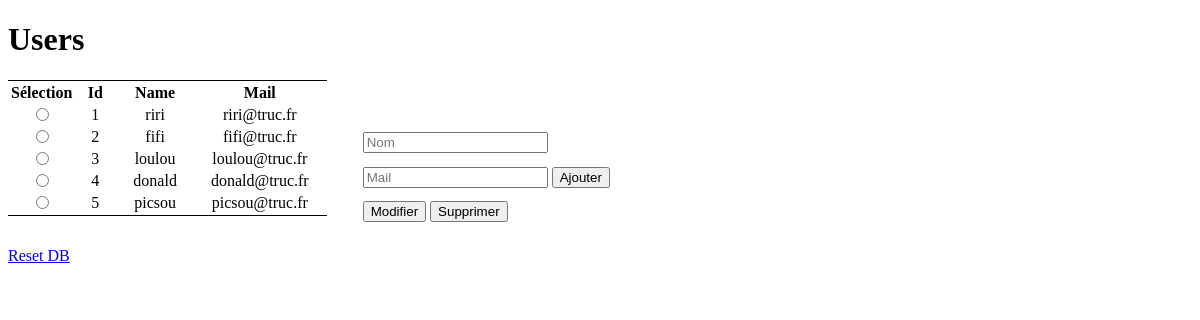
Page /TP4-REST/users.php on the committed database.
### tables this page shows
CREATE TABLE IF NOT EXISTS `users` (
  `id` int NOT NULL AUTO_INCREMENT,
  `name` varchar(30) NOT NULL,
  `mail` varchar(30) NOT NULL,
  PRIMARY KEY (`id`)
);

### TP4-REST/users.php (the view, shortened to what this page needs)
<!DOCTYPE html>
<html>
<head>
    <link href="css.css" type="text/css" rel="stylesheet">
</head>
<body>
    <h1>Users</h1>
<?php
    $pdo = getPDO();
    $request = $pdo->prepare("SELECT * FROM users");
    $request->execute();
    $dbRows = $request->fetchAll();
    $request = $pdo->prepare("DESCRIBE users");
    $request->execute();
    $dbColumns = $request->fetchAll(PDO::FETCH_COLUMN);
    echo "<form action='users.php' method='POST'>
    <table>
    <thead>
        <tr>";
    echo "<th>Sélection</th>";
    foreach($dbColumns as $key => $value){
        echo "<th>" .ucfirst($value). "</th>";
    }
    echo "</tr>
    </thead>
    <tbody>";
    foreach($dbRows as $key => $value){
        echo "<tr>";
        echo "<td><input class='radio' type='radio' name='select' value='" .$value['id']. "'></td>";
        for ($i=0; $i < count($dbColumns); $i++) {
            echo "<td>" .$value[$i]. "</td>";
        }
        echo "</tr>";
    }
    echo "</tbody>
    </table>";
?>
        <div class="container">
            <input type='text' name='userName' placeholder='Nom'><br>
            <input type='text' name='userMail' placeholder='Mail'>
            <input type='submit' name='add' value='Ajouter'><br>
            <input type='submit' name='modify' value='Modifier'>
            <input type='submit' name='delete' value='Supprimer'>
        </div>
    </form>
    <br>
    <a href='./DB/db_init.php'>Reset DB</a>
</body>
</html>

### TP4-REST/css.css (style rules this page uses)
table { border-top: 1px solid black; border-bottom: 1px solid black; text-align: center; display: inline-block; }
td { padding: 0 1em; }
input:not(.radio) { margin: 0.5em 0; }
.container { display: inline-block; margin: 0 2em; }

### rows in the picture
users: id "1", name "riri", mail "riri@truc.fr"
users: id "2", name "fifi", mail "fifi@truc.fr"
users: id "3", name "loulou", mail "loulou@truc.fr"
users: id "4", name "donald", mail "donald@truc.fr"
users: id "5", name "picsou", mail "picsou@truc.fr"

### other values in the picture
$value "Id"
$value "Name"
$value "Mail"
